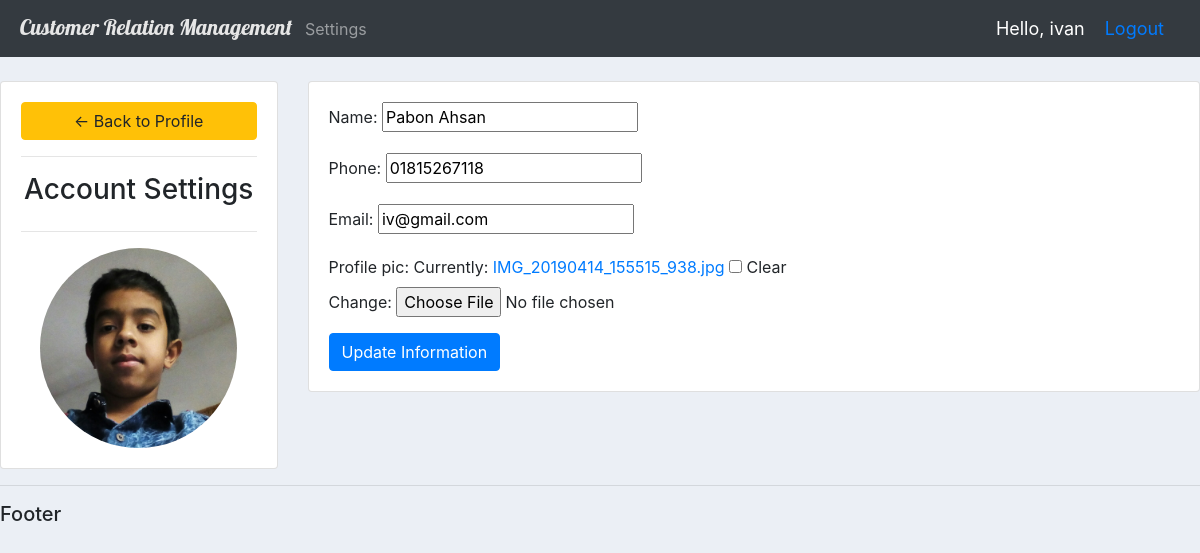
/account/ (signed in), run on the app's committed database.
### accounts/models.py (models this page shows, shortened)
class Customer(models.Model):
	user = models.OneToOneField(User, null=True, blank=True, on_delete=models.CASCADE)
	name = models.CharField(max_length=200, null=True)
	phone = models.CharField(max_length=200, null=True)
	email = models.CharField(max_length=200, null=True)
	profile_pic = models.ImageField(default="user.png", null=True, blank=True)
	date_created = models.DateTimeField(auto_now_add=True, null=True)

### accounts/decorators.py (the view)
		def wrapper_func(request, *args, **kwargs):
			group = None
			if request.user.groups.exists():
				group = request.user.groups.all()[0].name
			if group in allowed_roles:
				return view_func(request, *args, **kwargs)
			else:
				return HttpResponse('You are not authorized to view this page')

### accounts/forms.py
class CustomerForm(ModelForm):
	class Meta:
		model = Customer
		fields = '__all__'
		exclude = ['user']

### accounts/views.py (called while the page is built)
@login_required(login_url='login')
@allowed_users(allowed_roles=['customers'])
def accountSettings(request):
	customer = request.user.customer
	form = CustomerForm(instance=customer)
	if request.method == 'POST':
		form = CustomerForm(request.POST, request.FILES, instance=customer)
		if form.is_valid():
			form.save()
	context = { 'form': form }
	return render(request, 'accounts/account_settings.html', context)

### accounts/templates/accounts/account_settings.html (shortened to what this page needs)
{% extends 'accounts/main.html' %} {% load static %} {% block content %}
<br />
<div class="row">
	<div class="col-md-3">
		<div class="card card-body">
			<a href="{% url 'home' %}" class="btn btn-warning"
				>&#8592; Back to Profile</a
			>
			<hr />
			<h3 style="text-align: center">Account Settings</h3>
			<hr />
			<img
				class="profile-pic"
				src="{{ request.user.customer.profile_pic.url }}"
				alt=""
			/>
		</div>
	</div>
	<div class="col-md-9">
		<div class="card card-body">
			<form method="POST" action="" enctype="multipart/form-data">
				{% csrf_token %} {{ form.as_p }}
				<input
					type="submit"
					class="btn btn-primary"
					value="Update Information"
				/>
			</form>
		</div>
	</div>
</div>
{% endblock %}

### accounts/templates/accounts/navbar.html (shortened to what this page needs)
{% load static %}
<nav class="navbar navbar-expand-lg navbar-dark bg-dark">
	<img src="{% static 'images/logo.png' %}" alt="" />
	<div class="collapse navbar-collapse" id="navbarNav">
		<ul class="navbar-nav">
			{% if request.user.is_staff %}
			<li class="nav-item active">
				<a class="nav-link" href="{% url 'home' %}">Dashboard</a>
			</li>
			<li class="nav-item">
				<a class="nav-link" href="{% url 'products' %}">Products</a>
			</li>
			{% else %}
			<li class="nav-item">
				<a href="{% url 'account' %}" class="nav-link">Settings</a>
			</li>
			{% endif %}
		</ul>
	</div>
	<span class="hello-msg">Hello, {{ request.user }}</span>
	<span class="hello-msg"><a href="{% url 'logout' %}">Logout</a></span>
</nav>

### static/css/main.css (style rules this page uses)
body { background-color: #ebeff5; }

### accounts/templates/accounts/navbar.html (style rules this page uses)
.hello-msg { font-size: 18px; color: #fff; margin-right: 20px; }

### accounts/templates/accounts/account_settings.html (style rules this page uses)
.profile-pic { max-width: 200px; max-height: 200px; margin: 0 auto; border-radius: 50%; }

### data on the page
Customer: name "Pabon Ahsan", phone "01815267118", email "iv@gmail.com"

### other printed values
{{ request.user }} "ivan"
